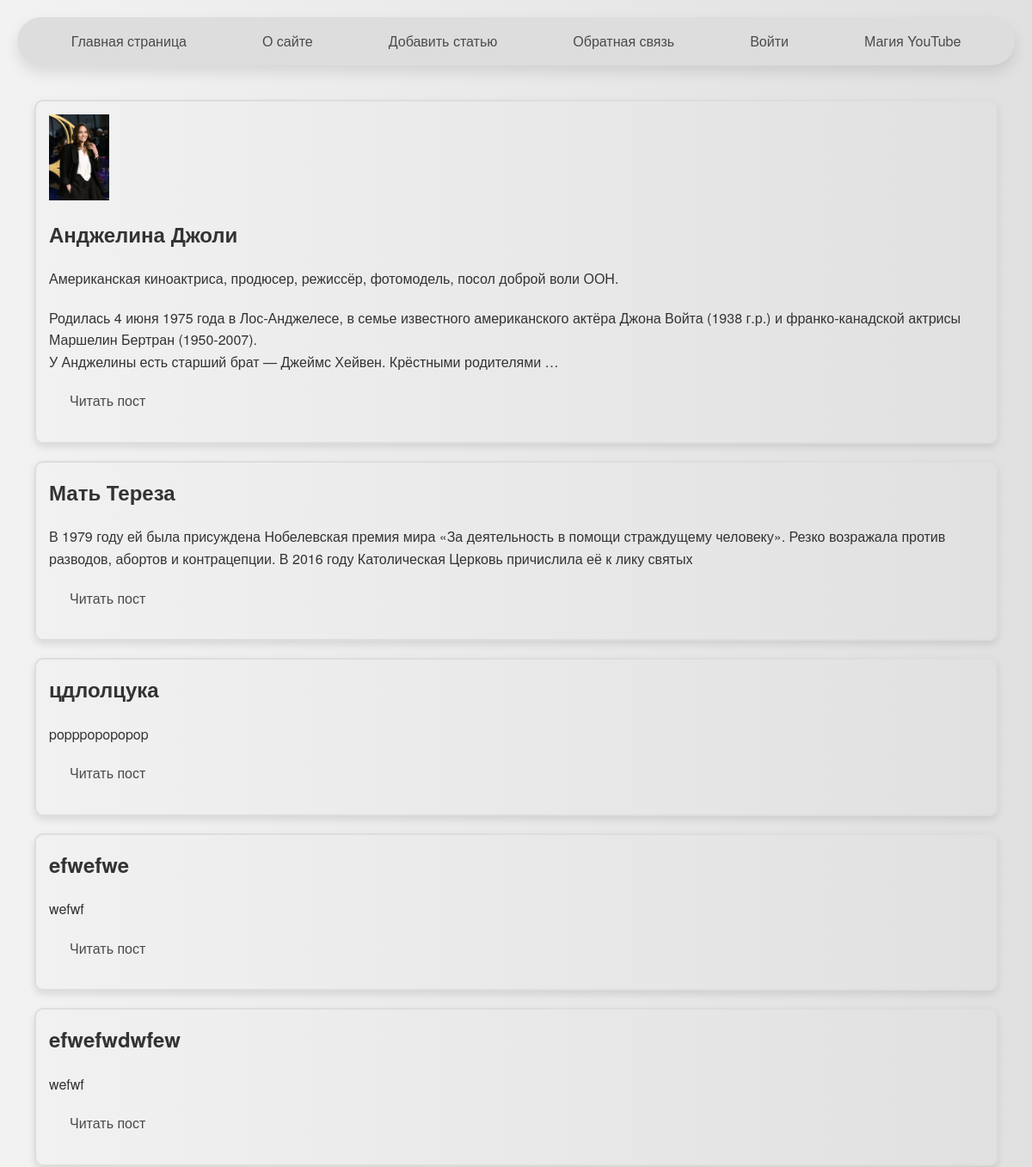
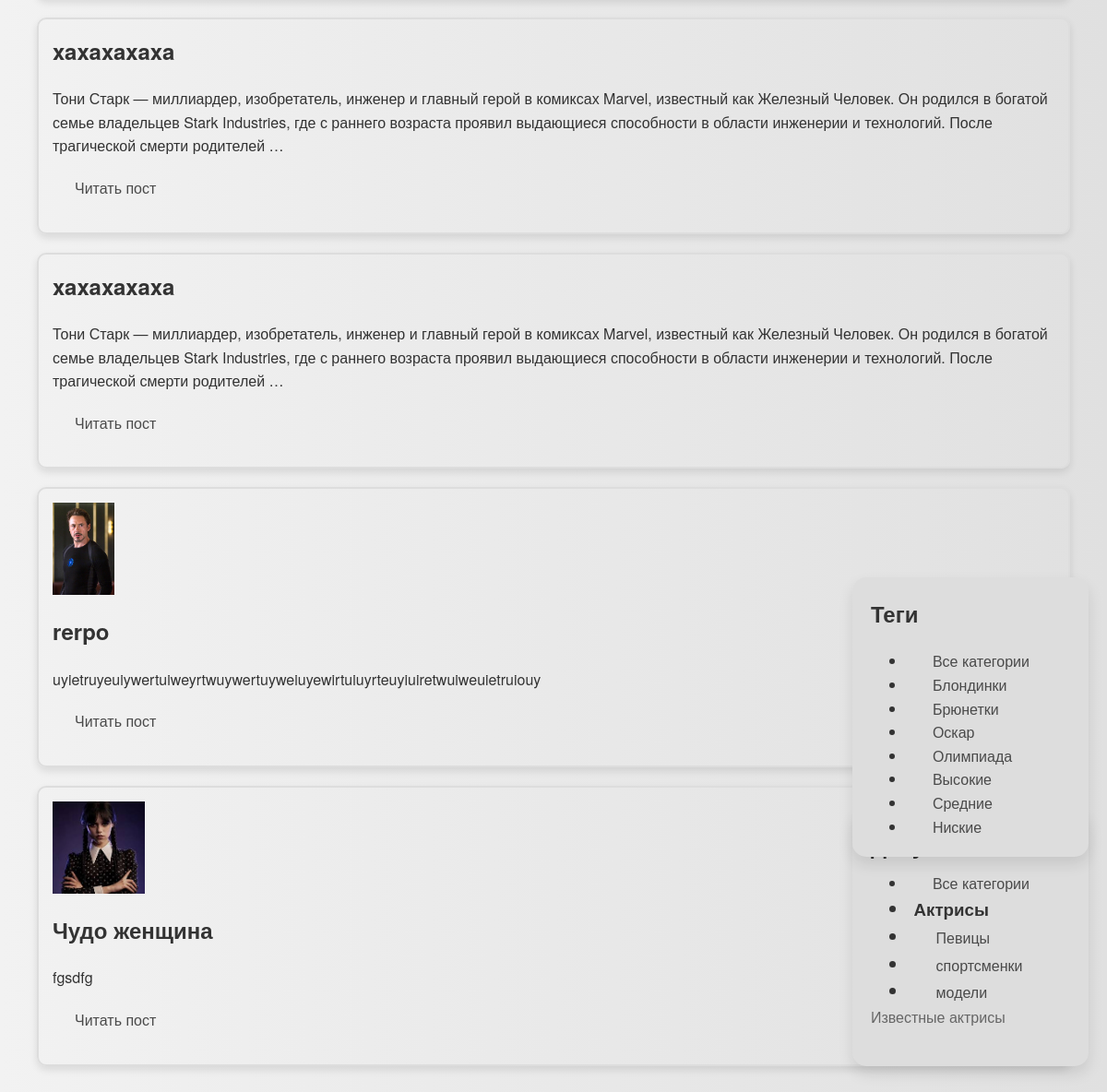
Screenshot of /category/aktrisy with the database file from the repository (2 pictures, top to bottom).
### women/models.py (models this page shows, shortened)
class Women(models.Model):
    class Stutus(models.IntegerChoices):
        DRAFT = 0, 'Черновик'
        PABLISHED = 1, 'Опубликовано'
    title = models.CharField(max_length=200, verbose_name='Заголовок')
    slug = models.SlugField(max_length=120, unique=True, db_index=True)
    photo = models.ImageField(upload_to='photos/%Y/%m/%d/', default=None, blank=True, null=True, verbose_name = 'Фото')
    content = models.TextField(blank=True, verbose_name='Текст статьи')
    time_create = models.DateTimeField(auto_now_add=True)
    time_update = models.DateTimeField(auto_now=True)
    is_publisher = models.BooleanField(choices=tuple(map(lambda x:(bool(x[0]),x[1]), Stutus.choices)), default=Stutus.PABLISHED)
    cat = models.ForeignKey('Category', on_delete=models.PROTECT,related_name='posts')
    tags = models.ManyToManyField('TagPost', blank=True, related_name='tags')
    husband = models.OneToOneField('Husband', on_delete=models.SET_NULL,
                                    null=True, blank=True, related_name='wumen')
    objects = models.Manager()
    publisher = PablishedManager()
    def get_absolute_url(self):
        return reverse('post', kwargs={'post_slug' : self.slug})

class Category(models.Model):
    name = models.CharField(max_length=100,db_index=True )
    slug = models.SlugField(max_length=255, unique=True, db_index=True)
    class Meta:
        verbose_name = 'Категории'
        verbose_name_plural = 'Категория'
    def get_absolute_url(self):
        return reverse('category', kwargs={'cat_slug' : self.slug})

class TagPost(models.Model):
    tag = models.CharField(max_length=100, db_index=True)
    slug = models.SlugField(max_length=255, unique=True, db_index=True)
    def get_absolute_url(self):
        return reverse('tag', kwargs={'tag_slug' : self.slug})

### women/views.py (the view)
# urls.py: path('category/<slug:cat_slug>', views.show_category, name='category'),
def show_category(request, cat_slug):
    category = get_object_or_404(Category, slug = cat_slug)
    posts = Women.publisher.filter(cat_id = category.pk)
    data =  {
        'title' : f'Отображение статьи {category.name}',
        'menu' : menu,
        'posts' : posts,
        'cat_selected' : category.pk,
        }
    return render(request, 'women/index.html', context=data)

### women/models.py (called while the page is built)
    def get_queryset(self):
        return super().get_queryset().filter(is_publisher=Women.Stutus.PABLISHED)

### women/templatetags/women_tags.py (called while the page is built)
@register.inclusion_tag('women/list_categories.html')
def show_categories(cat_selected=0):
    cats = Category.objects.all()
    return {'cats': cats, 'cat_selected' : cat_selected}

@register.inclusion_tag('women/list_tags.html')
def show_all_tags():
    return {'tags': TagPost.objects.all()}

### women/templates/women/index.html
{% extends 'base.html' %}
{% load women_tags %}
{% block content %}
<ul class="custom-list">
    {% for po in posts %}
        <li>
            {% if po.photo %}
            <p><img class="img-article-left thumb thumbnail" src="{{ po.photo.url }}" style="max-width: 100px; max-height: 100px; object-fit: contain;" ></p>
            {% endif %}
        <h2>{{ po.title }}</h2>
        {% autoescape off %}
        {{ po.content|linebreaks|truncatewords:40 }}
        {% endautoescape %}
        <p><a href="{{ po.get_absolute_url }}">Читать пост</a></p>
        </li>
    {% endfor %}
</ul>
<div class="card">
    <h2>Девушки</h2>
    <li>
        <a href="{% url 'home' %}" >Все категории</a>
    </li>
    <h3 >{% show_categories cat_selected %}</h3>
    <p>Известные актрисы</p>
</div>
<div class="cardtwo">
    <h2>Теги</h2>
    <li class="selected" >{% show_all_tags %}</li>
</div>
{% endblock %}

### women/templates/women/list_categories.html
{% for cat in cats %}
  {% if cat.id == cat_selected %}
  <li >{{ cat.name }}</li>
    {% else %}
    <li class="i">
      <a href="{{ cat.get_absolute_url }}">{{ cat.name }}</a>
    </li>
  {% endif %}
{% endfor %}

### women/templates/women/list_tags.html (shortened to what this page needs)
{% if tags %}
        <a href="{% url 'home' %}" class="mr">Все категории</a>
        {% for t in tags %}
        <li class="i"><a href="{{ t.get_absolute_url }}">{{ t.tag }}</a></li>
        {% endfor %}
{% endif %}

### women/static/women/css/styles.css (style rules this page uses)
* { margin: 0; padding: 0; box-sizing: border-box; }
body { font-family: 'Helvetica Neue', sans-serif; background: linear-gradient(to right, #f2f2f2, #e0e0e0); color: #333; line-height: 1.6; padding: 20px; background-attachment: fixed; }
li { margin: 0 20px; }
a { text-decoration: none; color: #4A4A4A; font-size: 16px; padding: 12px 24px; border-radius: 30px; font-weight: 500; transition: background-color 0.3s ease, color 0.3s ease, transform 0.3s ease; position: relative; }
.card { background-color: #ddd; padding: 20px; margin: 20px auto; max-width: 300px; border-radius: 15px; box-shadow: 0 8px 16px rgba(0, 0, 0, 0.1); opacity: 0; transform: translateY(20px); animation: fadeInUp 0.8s forwards; position: fixed; bottom: 20px; right: 20px; z-index: 1; }
.cardtwo { background-color: #ddd; padding: 20px; margin: 20px auto; max-width: 300px; border-radius: 15px; box-shadow: 0 8px 16px rgba(0, 0, 0, 0.1); opacity: 0; transform: translateY(20px); animation: fadeInUp 0.8s forwards; position: fixed; bottom: calc(20px + 6cm); right: 20px; z-index: 2; }
.card h2 { font-size: 1.5em; margin-bottom: 10px; color: #333; }
.card p { font-size: 1em; color: #666; }
h2, h5, p { margin-bottom: 20px; }
ul.custom-list { list-style-type: none; padding: 0; margin: 0; }
ul.custom-list li { display: block; margin-bottom: 20px; border: 2px solid #ddd; border-radius: 10px; padding: 15px; box-shadow: 0 4px 8px rgba(0, 0, 0, 0.1); transition: transform 0.3s ease, box-shadow 0.3s ease; }
.thumbnail { max-width: 100px; max-height: 100px; object-fit: contain; display: block; }

### rows the page displays
Women: photo (picture), title "Анджелина Джоли", content "Американская киноактриса, продюсер, режиссёр, фотомодель, посол доброй воли ООН. Родилась 4 июня 1975 года в Лос-Анджелесе, в семье известного американского актёра Джона Войта (1938 г.р.) и франко-канадской актрисы Маршелин Бертран (1950-2007). У Анджелины есть старший брат — Джеймс Хейвен. Крёстными родителями …"
Women: title "Мать Тереза", content "В 1979 году ей была присуждена Нобелевская премия мира «За деятельность в помощи страждущему человеку». Резко возражала против разводов, абортов и контрацепции. В 2016 году Католическая Церковь причислила её к лику святых"
Women: title "цдлолцука", content "popppopopopop"
Women: title "efwefwe", content "wefwf"
Women: title "efwefwdwfew", content "wefwf"
Women: title "xaxaxaxaxa", content "Тони Старк — миллиардер, изобретатель, инженер и главный герой в комиксах Marvel, известный как Железный Человек. Он родился в богатой семье владельцев Stark Industries, где с раннего возраста проявил выдающиеся способности в области инженерии и технологий. После трагической смерти родителей …"
Women: title "xaxaxaxaxa", content "Тони Старк — миллиардер, изобретатель, инженер и главный герой в комиксах Marvel, известный как Железный Человек. Он родился в богатой семье владельцев Stark Industries, где с раннего возраста проявил выдающиеся способности в области инженерии и технологий. После трагической смерти родителей …"
Women: photo (picture), title "rerpo", content "uyietruyeuiywertuiweyrtwuywertuyweiuyewirtuiuyrteuyiuiretwuiweuietruiouy"
Women: photo (picture), title "Чудо женщина", content "fgsdfg"
Category: name "Актрисы"
Category: name "Певицы"
Category: name "спортсменки"
Category: name "модели"
TagPost: tag "Блондинки"
TagPost: tag "Брюнетки"
TagPost: tag "Оскар"
TagPost: tag "Олимпиада"
TagPost: tag "Высокие"
TagPost: tag "Средние"
TagPost: tag "Ниские"

### other values shown
{{ m.title }} "О сайте" "Добавить статью" "Обратная связь" "Войти"
